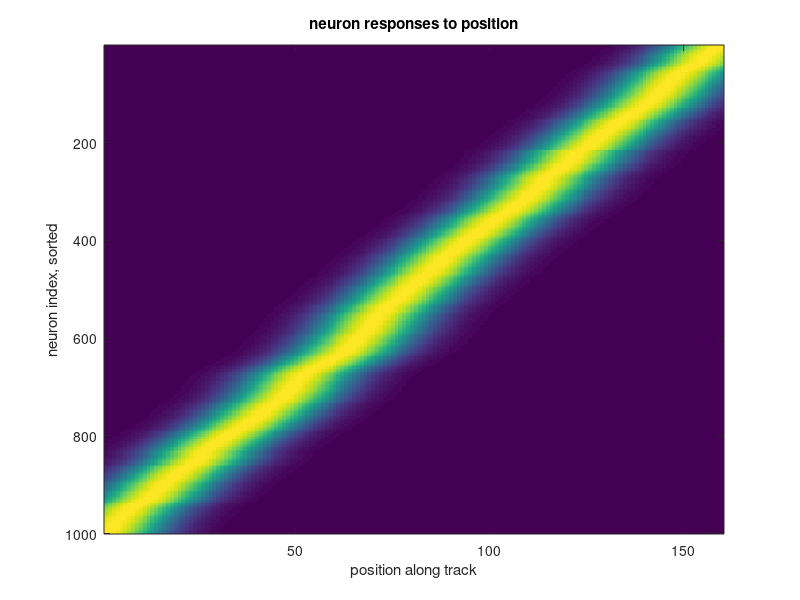
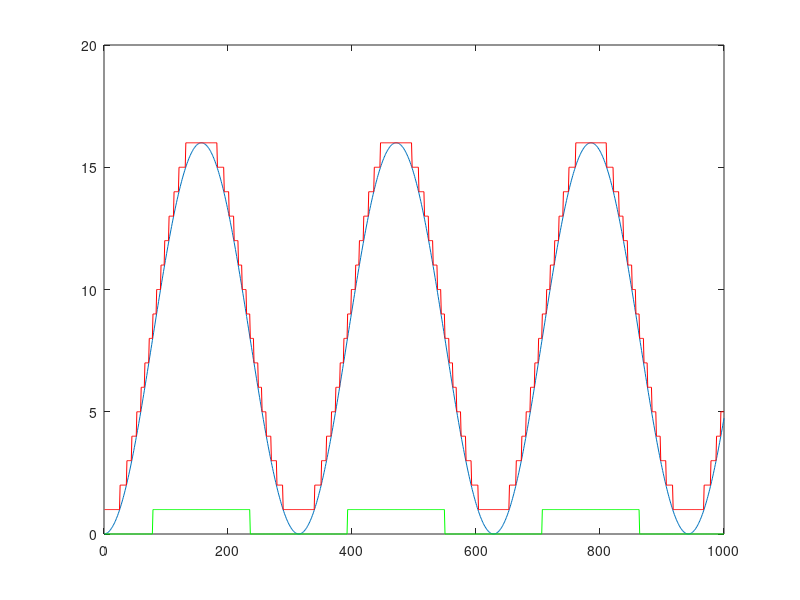

Reproduce these figures in MATLAB, in order. (Note: this script raises an error after producing the figures.)
%%%%%%%%%%%%%%%%%%%% Simulated Place Decoding%%%%%%%%%%%%%%%%%%%%%%
%% Place field profiles:
%Simulate place fields on a linear track,
%track length 16, place field width 1
L = 16; N = 1000;
points = linspace(0,L,160);
means = sort(L*rand(N,1), 'descend');
stds = ones(N,1);
base_lambda = 0.05;
Lambdas = @(point) base_lambda .* ...
    (exp(-(point - means).^2./(2*stds.^2)));


responses = Lambdas(points);
figure;
imagesc(responses);
xlabel('position along track');
ylabel('neuron index, sorted');
title('neuron responses to position');


%% Trajectory:
%Trajectory is back and forth motion along track, ~160 times
times = 1:100000; speed = 0.01;
trajectory = L*sin(speed*times).^2;
ks = ceil(trajectory);
ks_coarse = trajectory > 8;
figure;
plot(times(1:1000), trajectory(1:1000));
hold on;
plot(times(1:1000), ks(1:1000), 'r');
plot(times(1:1000), ks_coarse(1:1000), 'g');
legend position bin 'coarse bin' Location bestoutside
xlabel('time');
ylabel('position');
title('simulated trajectory (first 1%)');

%% Simulated neural responses:
%Based on the position from each trajectory,
%and based on the firing rate of each neuron as a function of position,
%construct the response patterns
rates = Lambdas(trajectory);
X = double(sparse(rand(size(rates)) < rates))';
figure;
imagesc(X(1:1000,:)');
xlabel('time');
ylabel('neuron index, sorted');
title('simulated neural response (first 1%)');

%% Decoding error:
%Use misclassification rate as the error of the decoder,
%rather than mean distance
errf = @(k,p) mean(k(:)~=p(:));
%Now run naive Bayes and linear SVM ensembles
algs = my_algs({'mvnb2', 'ecoclin_onevsall'}, {'original', 'shuf'});
par_loops = 4;
train_frac = 0.7;
for i = 1:numel(algs)
    [train_err{1,i}, test_err{1,i}] = evaluate_alg(algs(i),...
        X, ks, 'eval_f', errf,...
        'train_frac', train_frac, 'par_loops', par_loops);
    [train_err{2,i}, test_err{2,i}] = evaluate_alg(algs(i),...
        X, ks_coarse, 'eval_f', errf,...
        'train_frac', train_frac, 'par_loops', par_loops);
end
%Displaying the results:
berr({'16 bins', '2 bins'}, test_err, train_err, {algs.name});
ylabel('classification error');
title('comparison of decoders, binsize');

%% Sweeping over number of bins and size of place fields
%Using a function for all of the above:
for n_bins = 16:16
    fprintf('b%d|f=', n_bins);
    for n_fields = 1:16
        %res{n_bins, n_fields} = conserved_spike_sim(n_bins, n_fields);
        res{n_bins, n_fields} = field_bin_sim(n_bins, n_fields);
        fprintf(' %d', n_fields);
    end
    fprintf('\n');
end

% Plotting as red/green image and % change
pixgen = @(r) cellfun(@mean, r.test);
datacell = cellfun(pixgen, res, 'UniformOutput',false);
img(:,:,1) = cellfun(@(x)x(1), datacell);
img(:,:,2) = cellfun(@(x)x(2), datacell);
img(:,:,3) = 0;
figure;
imagesc(img);
title('red: higher original, green: higher shuffle (test errors)');
xlabel('1/\sigma for place field');
ylabel('number of bins');

figure;
imagesc(100*(img(:,:,2)./img(:,:,1)-1));
colorbar;
title('% test error increase upon shuffle');
xlabel('1/\sigma for place field');
ylabel('number of bins');